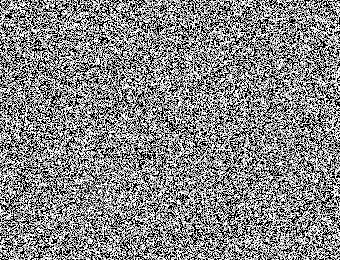
%> input picture image processing HW/problem1.bmp, 340 x 260 px
$ octave HW11V_4.m   (GNU Octave 9; MATLAB toolbox functions it lacks are replaced by stand-ins)
%> lines starting %> are read from the running program, lines starting %| are printed output that depends on the picture; in (x1, y1, x2, y2) boxes, pixels count from 0 and x2, y2 are one past the last pixel; in counts of white or black regions, pixels touching at a corner belong together; the program's own positions count from 1

clear all; clc;%清空%
p=imread('Problem1.bmp');
%> p is the input picture: size 260x340 uint8; min 0, max 255, mean 135.5
cc=imread('Problem1.bmp');
%--------4-adjacency----------%
[m n]=size(p);
%> m = 260; n = 340
v=[20,150,255];
[m n]=size(cc);
aa=0;
dd=cc;
q=0
change=zeros(90,2);
x=1;
for a=1:m
     for b=1:n
          if(any(v==cc(a,b))==1)
             if(any(v==cc(a-1,b))==0 && any(v==cc(a,b-1))==0)
                dd(a,b)=aa;
                aa=aa+4;
                q=q+1
             elseif(any(v==cc(a-1,b))==1 && any(v==cc(a,b-1))==0)
                dd(a,b)=dd(a-1,b);
             elseif(any(v==cc(a-1,b))==0 && any(v==cc(a,b-1))==1)
                dd(a,b)=dd(a,b-1);
             elseif(any(v==cc(a-1,b))==1 && any(v==cc(a,b-1))==1 && dd(a,b-1)==dd(a-1,b))
                dd(a,b)=dd(a-1,b);
             elseif(any(v==cc(a-1,b))==1 && any(v==cc(a,b-1))==1 && dd(a,b-1)~=dd(a-1,b))
                dd(a,b)=dd(a-1,b);
                change(x,1)=dd(a,b-1);
                change(x,2)=dd(a-1,b);
                dd(a,b-1)=dd(a-1,b);
                x=x+1;
             end
          end
     end
end
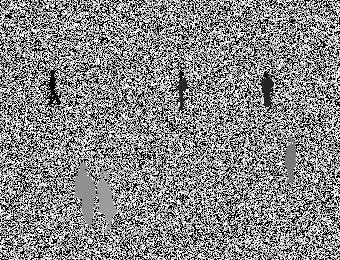
%> dd: size 260x340 uint8; 2.72% of pixels changed, all inside (x1, y1, x2, y2) = (46, 70, 296, 233)
%> after the loop, aa = 256; change = 90 rows, first 12: [4 0; 12 8; 20 8; 24 0; 28 0; 32 8; 44 36; 8 40; 52 44; 44 36; 56 8; 8 40]; q = 64; x = 91
for i=255:(-1):0
    for j=1:90
      if(i==change(j,2))
         idx=find(dd==change(j,1));
         dd(idx)=i;
      end;
    end
end
%> dd: size 260x340 uint8; 0.11% of pixels changed, all inside (x1, y1, x2, y2) = (46, 71, 294, 230)


imtool(dd)
